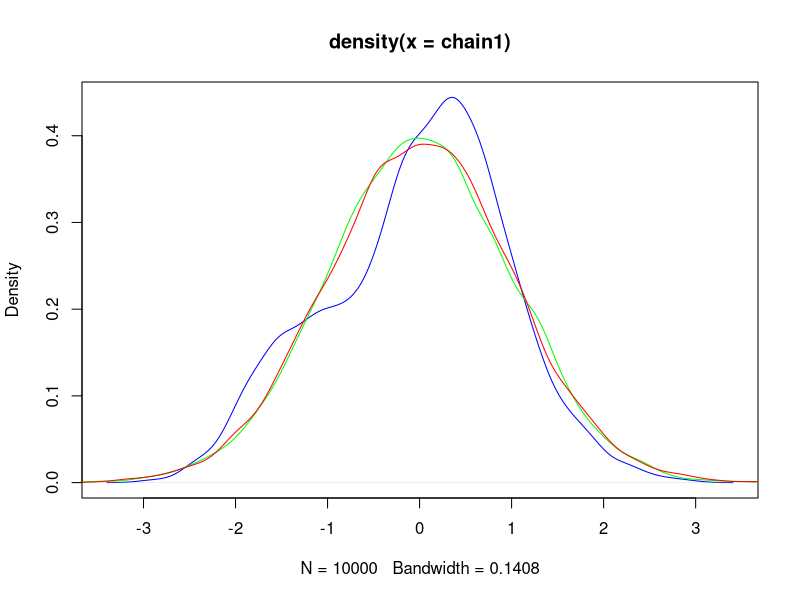
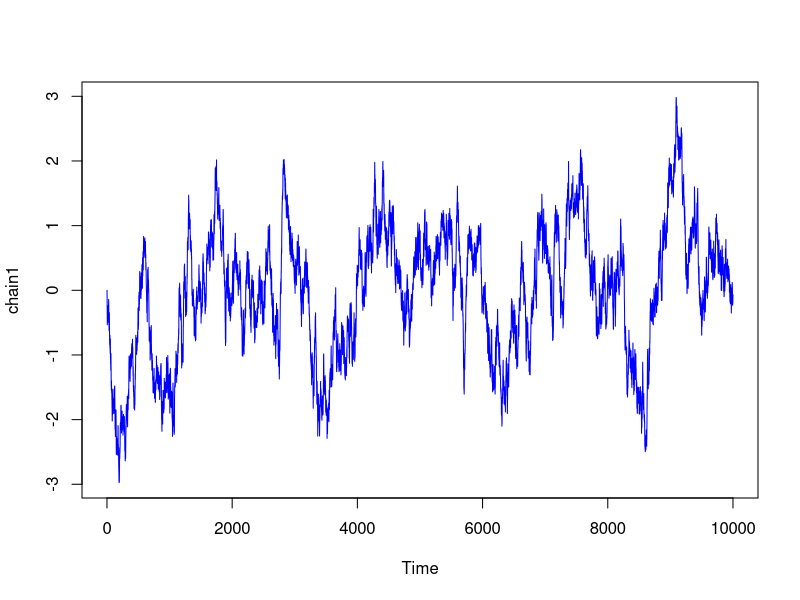
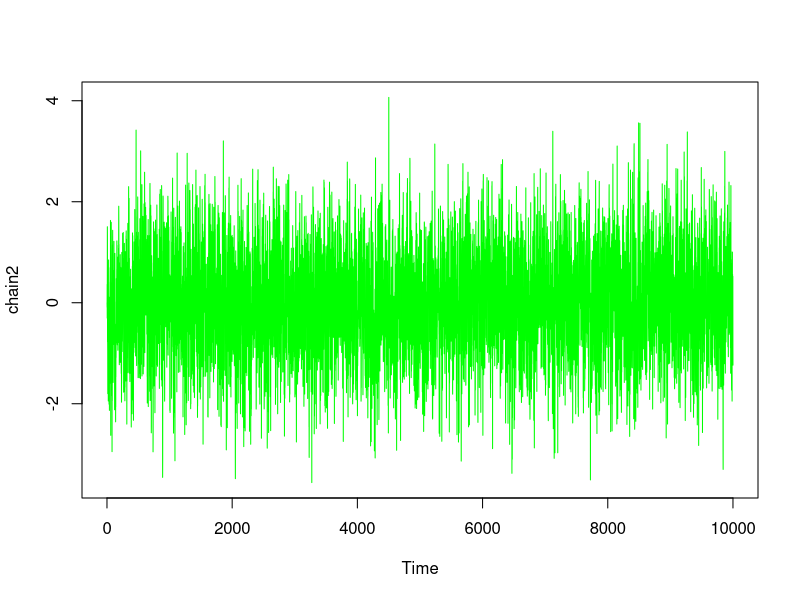
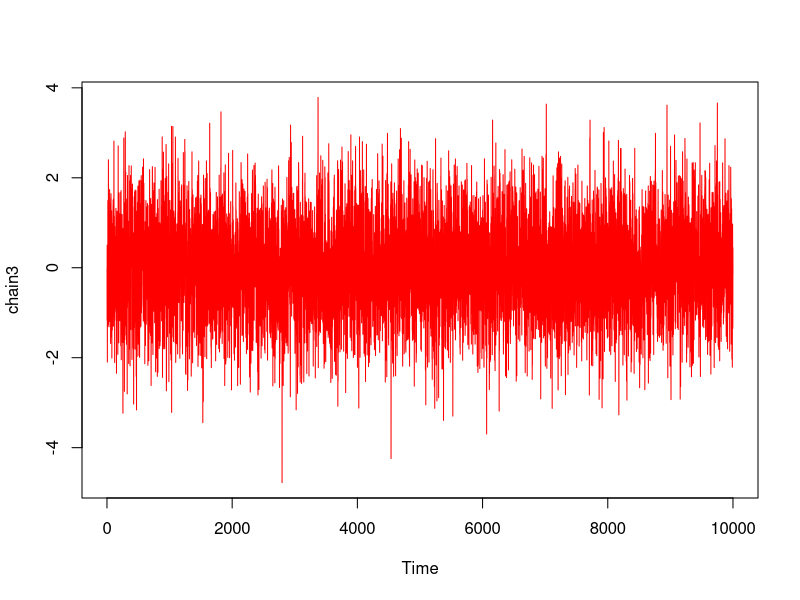

These figures' R source, in order:
## Standard Theoretical HMC
normalHMC <- function(s = 1, n = 1e4)
{
  qt <- numeric(length = n)
  qt[1] <- 0 # starting here
  # don't need a starting value of p
  for(k in 2:n)
  {
    # new momentum
    p <- rnorm(1)
    #initial conditions for new H
    r2 <- qt[k-1]**2 + p**2
    # choosing +- with probability 1/2
    r <- sample(c(sqrt(r2), -sqrt(r2)), size = 1)
    a <- acos(qt[k-1]/r)
    # simulating Hamiltonian forward s time units
    qt[k] <- r*cos(a + s)
    p <- -r * sin(a + s)
  }
  return(qt)
}

chain1 <- normalHMC(s = .1)
chain2 <- normalHMC(s = 1)
chain3 <- normalHMC(s = 5)

# Comparing the chains through plots
plot(density(chain1), col = "blue")
lines(density(chain2), col = "green")
lines(density(chain3), col = "red")

plot.ts(chain1, col = "blue")
plot.ts(chain2, col = "green")
plot.ts(chain3, col = "red")

## Leap Frog method

normalLF_HMC <- function(L = 10, eps = .1, n = 1e4)
{
  qt <- numeric(length = n)
  qt[1] <- 0 # starting here
  accept <- 1
  # vectorizing this outside to save time
  momentums <- rnorm(n)
  for(k in 2:n)
  {
    # new momentum
    p <- momentums[k]
    q_prop <- qt[k-1]
    # one half-Euler step
    p_prop <- p - eps/2 * q_prop
    for(l in 1:L) # let the frog leap!
    {
      q_prop <- q_prop + eps * p_prop
      if(l != L) p_prop <- p_prop - eps*q_prop
    }
    # one last half-Euler step
    p_prop <- p_prop - eps/2 * q_prop
    # Accept-reject
    log.ratio <- (-q_prop**2 - p_prop**2 + qt[k-1]**2 + p**2)/2
    if(log(runif(1)) < log.ratio)
    {
      qt[k] <- q_prop
      accept <- accept + 1
    } else{
      qt[k] <- qt[k-1]
    }
  }
  print(paste("Acceptance = ", accept/n))
  return(qt)
}

#Keeping L * epsilon = 1
chain1 <- normalLF_HMC(L = 10, eps = .1)
chain2 <- normalLF_HMC(L = 1, eps = 1)
chain3 <- normalLF_HMC(L = 100, eps = .01)
